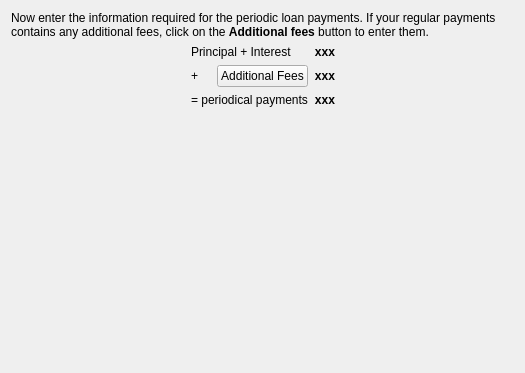
<?xml version="1.0" encoding="UTF-8"?>
<ui version="4.0" stdsetdef="1">
  <author></author>
  <comment></comment>
  <exportmacro></exportmacro>
  <class>KLoanPaymentPageDecl</class>
  <widget class="QWidget" name="KLoanPaymentPageDecl">
    <property name="geometry">
      <rect>
        <x>0</x>
        <y>0</y>
        <width>525</width>
        <height>373</height>
      </rect>
    </property>
    <layout class="QVBoxLayout">
      <item>
        <widget class="QLabel" name="qLabel1">
          <property name="focusPolicy">
            <enum>Qt::NoFocus</enum>
          </property>
          <property name="text">
            <string>Now enter the information required for the periodic loan payments. If your regular payments contains any additional fees, click on the &lt;b&gt;Additional fees&lt;/b&gt; button to enter them.</string>
          </property>
          <property name="wordWrap">
            <bool>true</bool>
          </property>
        </widget>
      </item>
      <item>
        <layout class="QHBoxLayout">
          <item>
            <spacer name="spacer10">
              <property name="sizeHint">
                <size>
                  <width>63</width>
                  <height>21</height>
                </size>
              </property>
              <property name="sizeType">
                <enum>QSizePolicy::Expanding</enum>
              </property>
              <property name="orientation">
                <enum>Qt::Horizontal</enum>
              </property>
            </spacer>
          </item>
          <item>
            <layout class="QGridLayout">
              <item row="0" column="0" rowspan="1" colspan="2">
                <widget class="QLabel" name="textLabel1">
                  <property name="text">
                    <string>Principal + Interest</string>
                  </property>
                  <property name="wordWrap">
                    <bool>false</bool>
                  </property>
                </widget>
              </item>
              <item row="0" column="2">
                <widget class="QLabel" name="m_basePayment">
                  <property name="font">
                    <font>
                      <bold>true</bold>
                    </font>
                  </property>
                  <property name="text">
                    <string>xxx</string>
                  </property>
                  <property name="alignment">
                    <set>Qt::AlignVCenter|Qt::AlignRight</set>
                  </property>
                  <property name="wordWrap">
                    <bool>false</bool>
                  </property>
                </widget>
              </item>
              <item row="1" column="0">
                <widget class="QLabel" name="textLabel3">
                  <property name="text">
                    <string>+</string>
                  </property>
                  <property name="wordWrap">
                    <bool>false</bool>
                  </property>
                </widget>
              </item>
              <item row="1" column="1">
                <widget class="QPushButton" name="m_additionalFeesButton">
                  <property name="text">
                    <string>Additional Fees</string>
                  </property>
                </widget>
              </item>
              <item row="1" column="2">
                <widget class="QLabel" name="m_additionalFees">
                  <property name="font">
                    <font>
                      <bold>true</bold>
                    </font>
                  </property>
                  <property name="text">
                    <string>xxx</string>
                  </property>
                  <property name="alignment">
                    <set>Qt::AlignVCenter|Qt::AlignRight</set>
                  </property>
                  <property name="wordWrap">
                    <bool>false</bool>
                  </property>
                </widget>
              </item>
              <item row="2" column="0" rowspan="1" colspan="2">
                <widget class="QLabel" name="textLabel5">
                  <property name="text">
                    <string>= periodical payments</string>
                  </property>
                  <property name="wordWrap">
                    <bool>false</bool>
                  </property>
                </widget>
              </item>
              <item row="2" column="2">
                <widget class="QLabel" name="m_totalPayment">
                  <property name="font">
                    <font>
                      <bold>true</bold>
                    </font>
                  </property>
                  <property name="text">
                    <string>xxx</string>
                  </property>
                  <property name="alignment">
                    <set>Qt::AlignVCenter|Qt::AlignRight</set>
                  </property>
                  <property name="wordWrap">
                    <bool>false</bool>
                  </property>
                </widget>
              </item>
            </layout>
          </item>
          <item>
            <spacer name="spacer15">
              <property name="sizeHint">
                <size>
                  <width>62</width>
                  <height>21</height>
                </size>
              </property>
              <property name="sizeType">
                <enum>QSizePolicy::Expanding</enum>
              </property>
              <property name="orientation">
                <enum>Qt::Horizontal</enum>
              </property>
            </spacer>
          </item>
        </layout>
      </item>
      <item>
        <spacer name="spacer12">
          <property name="sizeHint">
            <size>
              <width>20</width>
              <height>20</height>
            </size>
          </property>
          <property name="sizeType">
            <enum>QSizePolicy::Expanding</enum>
          </property>
          <property name="orientation">
            <enum>Qt::Vertical</enum>
          </property>
        </spacer>
      </item>
    </layout>
  </widget>
  <layoutdefault spacing="6" margin="11"/>
  </ui>
